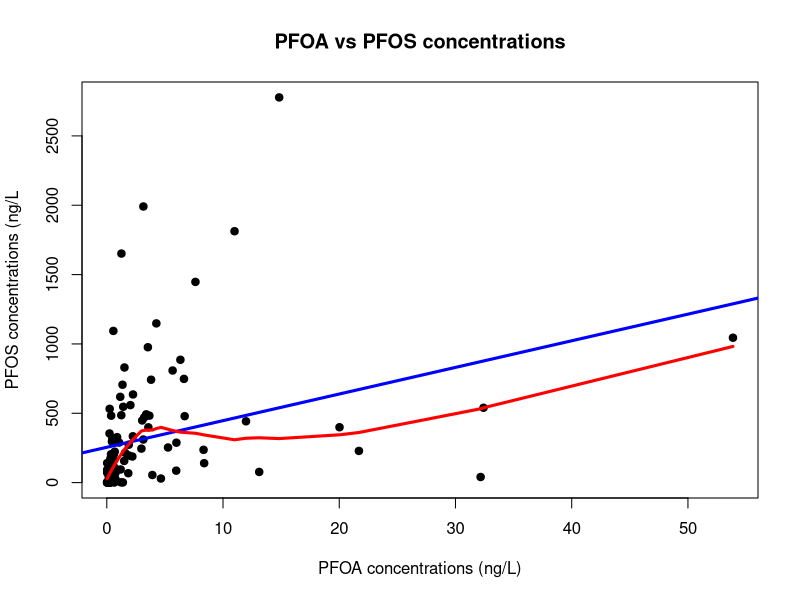
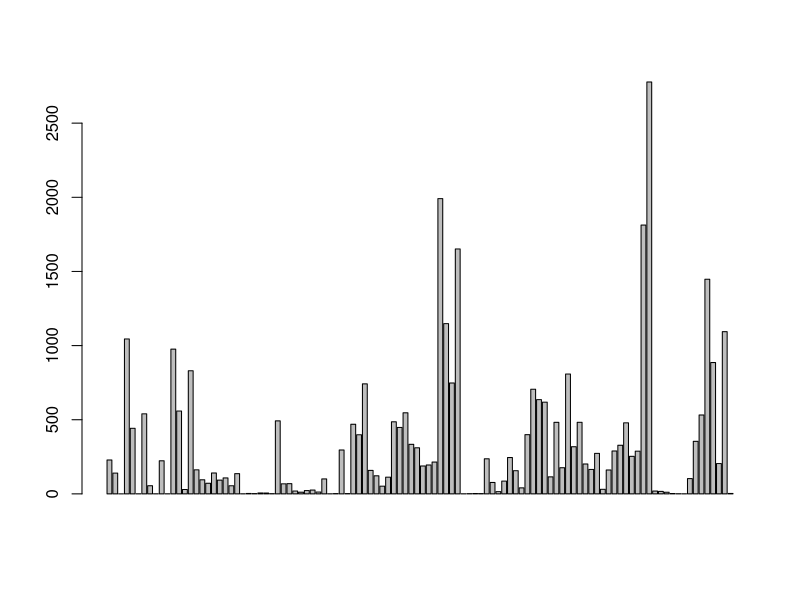
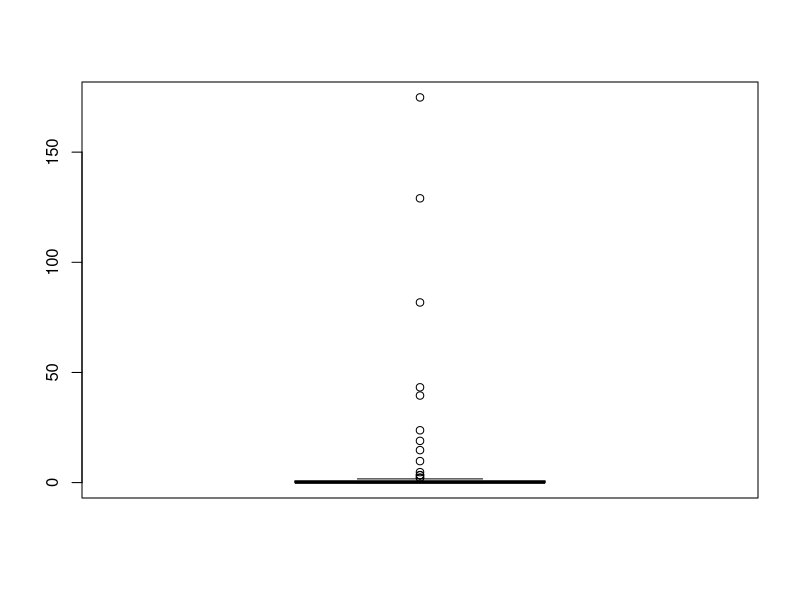

Write the R code that produced these figures, in order.
## ---- chunk 1
x <- 10.5
class(x)

## ---- chunk 2

x <- 1000L
class(x)

## ---- chunk 3
# We will not deal with complex data in this course
x <- 9i + 3
class(x)
## ---- chunk 4

x <- "Hello World"

# You can also use str() to check the data type of an object. This function will give more detailed information about the elements in the object
str(x)
## ---- chunk 5

# a vector of logical/boolean
x <- c(TRUE, FALSE)

str(x)

## ---- chunk 6
# If you want to create (or convert) an object of a specific data type, then use the as.xxx functions.

a_string <- as.character("A Space Odyssey")
# You can also skip the as.character and directly use: a_string <- "A Space Odyssey". R will recognize is as a string and automatically choose the correct data type.
a_integer <- as.integer(2001)
a_numeric <- as.numeric(99.999)
a_logical <-  as.logical(TRUE)



c(a_integer, a_string)
c(a_integer, a_numeric)
c(a_integer, a_logical)

## ---- chunk 7
object1 <- as.integer("Hello")
str(object1)
## ---- chunk 8
# A string vector
a_vector_strings <- c("This", "is", "a", "vector", "of", "string", "elements")
str(a_vector_strings)


## ---- chunk 9
# integer vectors
a_vector_integers1 <- c(99, 98)
a_vector_integers2 <- c(1, 2, 3, 4, 5)

str(a_vector_integers1)
## ---- chunk 10

length(a_vector_integers1)

length(a_vector_integers2)

## ---- chunk 11

length(a_vector_integers1) == length(a_vector_integers2)


## ---- chunk 12
length(a_vector_integers1)!= length(a_vector_integers2)
## ---- chunk 13
combine_vectors <- a_vector_integers1 + a_vector_integers2

str(combine_vectors)
## ---- chunk 14
a_vector_integers1 <- c(99, 98)

a_vector_strings <- c("This", "is", "a", "vector", "of", "string", "elements")

# In this case, we use the list() function.
a_list <- list(vec_int = a_vector_integers1, 
               vec_str = a_vector_strings)

# If you dont name the elements within the list then these will be unamed.
## ---- chunk 15

a_list[1]
## ---- chunk 16
a_list[[1]]
## ---- chunk 17

a_list[1][1]
## ---- chunk 18
a_list[[1]][1]
## ---- chunk 19
a_list["vec_int"]

## ---- chunk 20
# These three subsetting operations will give the same results
a_list$vec_int
a_list["vec_int"]
a_list[[1]]

## ---- chunk 21

sample_data <- data.frame(sample_id = c(1, 2, 3, 4),
                          sample_name = c("Inflow", "Mid_stream", "Outflow", "River"),
                          measured_PFOS = c(TRUE, TRUE, TRUE, FALSE),
                          conc_PFOS_ngL = c(99, 5, 123, NA))

## ---- chunk 22

PFAS_insects <- readxl::read_excel("data/Statistics_Kumla_20200408.xlsx", 
    sheet = "Overview")

## ---- chunk 23

# http://www.sthda.com/english/wiki/scatter-plots-r-base-graphs

plot(x = PFAS_insects$PFOA, y = PFAS_insects$PFOS, main = "PFOA vs PFOS concentrations",
     xlab = "PFOA concentrations (ng/L)",
     ylab = "PFOS concentrations (ng/L",
     pch = 19) # choosing symbol for points in a graph (see ?pch for number/symbol) 

# We can add a regression line into the same graph
abline(lm(PFAS_insects$PFOS ~ PFAS_insects$PFOA, data = PFAS_insects), col = "blue", lwd = 3) # lwd is the line width

# as well as a loess fit
lines(lowess(PFAS_insects$PFOA, PFAS_insects$PFOS), col = "red", lwd = 3)

# to clear the graphics from the Plots pane, use graphics.off() in the script or dev.off() in the console
 
## ---- chunk 24
groupsPFOS <- PFAS_insects[, c("Group", "PFOS")] # subset two variables from the dataframe
groupsPFOS$Group <- as.factor(groupsPFOS$Group)
barplot(height = PFAS_insects$PFOS)

## ---- chunk 25

# Box plot of one variable
boxplot(PFAS_insects$PFBS)


